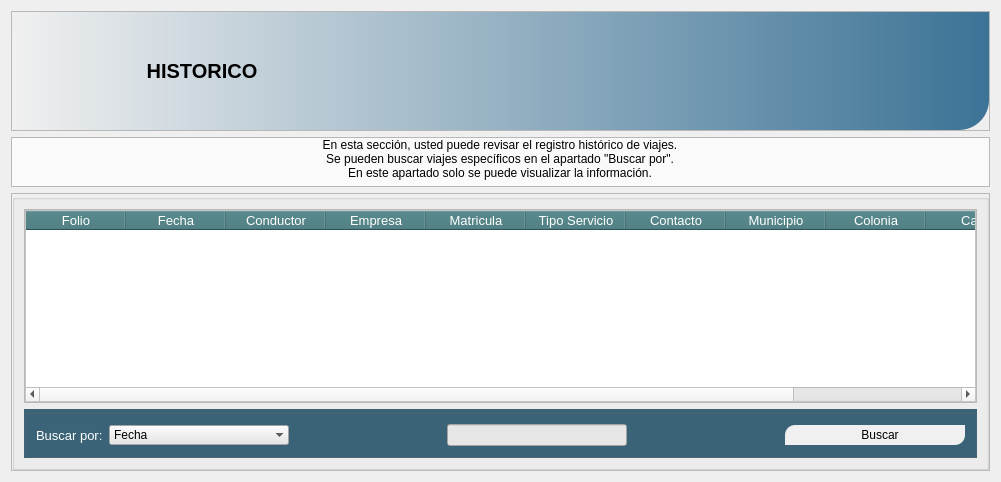
                <widget class="QWidget" name="pg_historico_2">
                 <layout class="QVBoxLayout" name="verticalLayout_50">
                  <item>
                   <widget class="QFrame" name="frame_64">
                    <property name="maximumSize">
                     <size>
                      <width>16777215</width>
                      <height>156</height>
                     </size>
                    </property>
                    <property name="frameShape">
                     <enum>QFrame::StyledPanel</enum>
                    </property>
                    <property name="frameShadow">
                     <enum>QFrame::Raised</enum>
                    </property>
                    <layout class="QVBoxLayout" name="verticalLayout_51">
                     <property name="spacing">
                      <number>0</number>
                     </property>
                     <property name="leftMargin">
                      <number>0</number>
                     </property>
                     <property name="topMargin">
                      <number>0</number>
                     </property>
                     <property name="rightMargin">
                      <number>0</number>
                     </property>
                     <property name="bottomMargin">
                      <number>0</number>
                     </property>
                     <item>
                      <widget class="QGroupBox" name="groupBox_40">
                       <property name="maximumSize">
                        <size>
                         <width>16777215</width>
                         <height>156</height>
                        </size>
                       </property>
                       <property name="font">
                        <font>
                         <family>Arial</family>
                         <pointsize>12</pointsize>
                         <weight>75</weight>
                         <bold>true</bold>
                        </font>
                       </property>
                       <property name="styleSheet">
                        <string notr="true">background-color: qlineargradient(spread:pad, x1:0, y1:0, x2:1, y2:0, stop:0 rgba(240, 240, 240, 255), stop:1 rgba(60, 115, 150, 255));
border-top-left-radius:30px;
 border-bottom-right-radius:30px;
</string>
                       </property>
                       <property name="title">
                        <string/>
                       </property>
                       <layout class="QHBoxLayout" name="horizontalLayout_34">
                        <item>
                         <widget class="QLabel" name="label_104">
                          <property name="minimumSize">
                           <size>
                            <width>100</width>
                            <height>100</height>
                           </size>
                          </property>
                          <property name="maximumSize">
                           <size>
                            <width>100</width>
                            <height>100</height>
                           </size>
                          </property>
                          <property name="styleSheet">
                           <string notr="true">background-color: rgba(0, 0, 0, 0);</string>
                          </property>
                          <property name="text">
                           <string/>
                          </property>
                          <property name="pixmap">
                           <pixmap>images/5234393.png</pixmap>
                          </property>
                          <property name="scaledContents">
                           <bool>true</bool>
                          </property>
                         </widget>
                        </item>
                        <item>
                         <widget class="QLabel" name="label_105">
                          <property name="minimumSize">
                           <size>
                            <width>150</width>
                            <height>0</height>
                           </size>
                          </property>
                          <property name="maximumSize">
                           <size>
                            <width>81</width>
                            <height>31</height>
                           </size>
                          </property>
                          <property name="font">
                           <font>
                            <pointsize>15</pointsize>
                            <weight>75</weight>
                            <bold>true</bold>
                           </font>
                          </property>
                          <property name="autoFillBackground">
                           <bool>false</bool>
                          </property>
                          <property name="styleSheet">
                           <string notr="true">background-color: rgba(0, 0, 0, 0);
color: rgb(0, 0, 0);</string>
                          </property>
                          <property name="text">
                           <string>HISTORICO</string>
                          </property>
                          <property name="alignment">
                           <set>Qt::AlignCenter</set>
                          </property>
                         </widget>
                        </item>
                        <item>
                         <spacer name="horizontalSpacer_45">
                          <property name="orientation">
                           <enum>Qt::Horizontal</enum>
                          </property>
                          <property name="sizeHint" stdset="0">
                           <size>
                            <width>607</width>
                            <height>20</height>
                           </size>
                          </property>
                         </spacer>
                        </item>
                        <item>
                         <widget class="QLabel" name="label_106">
                          <property name="sizePolicy">
                           <sizepolicy hsizetype="Expanding" vsizetype="Expanding">
                            <horstretch>0</horstretch>
                            <verstretch>0</verstretch>
                           </sizepolicy>
                          </property>
                          <property name="minimumSize">
                           <size>
                            <width>90</width>
                            <height>90</height>
                           </size>
                          </property>
                          <property name="maximumSize">
                           <size>
                            <width>90</width>
                            <height>90</height>
                           </size>
                          </property>
                          <property name="styleSheet">
                           <string notr="true">background-color: rgba(0, 0, 0,0);</string>
                          </property>
                          <property name="text">
                           <string/>
                          </property>
                          <property name="pixmap">
                           <pixmap>images/5234473.png</pixmap>
                          </property>
                          <property name="scaledContents">
                           <bool>true</bool>
                          </property>
                          <property name="alignment">
                           <set>Qt::AlignCenter</set>
                          </property>
                         </widget>
                        </item>
                       </layout>
                      </widget>
                     </item>
                    </layout>
                   </widget>
                  </item>
                  <item>
                   <widget class="QFrame" name="frame_65">
                    <property name="maximumSize">
                     <size>
                      <width>16777215</width>
                      <height>90</height>
                     </size>
                    </property>
                    <property name="frameShape">
                     <enum>QFrame::StyledPanel</enum>
                    </property>
                    <property name="frameShadow">
                     <enum>QFrame::Raised</enum>
                    </property>
                    <layout class="QGridLayout" name="gridLayout_46">
                     <property name="leftMargin">
                      <number>0</number>
                     </property>
                     <property name="topMargin">
                      <number>0</number>
                     </property>
                     <property name="rightMargin">
                      <number>0</number>
                     </property>
                     <property name="bottomMargin">
                      <number>0</number>
                     </property>
                     <property name="spacing">
                      <number>0</number>
                     </property>
                     <item row="0" column="0">
                      <widget class="QGroupBox" name="groupBox_41">
                       <property name="minimumSize">
                        <size>
                         <width>0</width>
                         <height>0</height>
                        </size>
                       </property>
                       <property name="maximumSize">
                        <size>
                         <width>16777215</width>
                         <height>90</height>
                        </size>
                       </property>
                       <property name="font">
                        <font>
                         <pointsize>10</pointsize>
                        </font>
                       </property>
                       <property name="styleSheet">
                        <string notr="true">background-color: rgb(250, 250, 250);
border:none;</string>
                       </property>
                       <property name="title">
                        <string/>
                       </property>
                       <layout class="QHBoxLayout" name="horizontalLayout_35" stretch="0">
                        <property name="spacing">
                         <number>0</number>
                        </property>
                        <property name="leftMargin">
                         <number>0</number>
                        </property>
                        <property name="topMargin">
                         <number>0</number>
                        </property>
                        <property name="rightMargin">
                         <number>0</number>
                        </property>
                        <property name="bottomMargin">
                         <number>6</number>
                        </property>
                        <item>
                         <widget class="QLabel" name="label_107">
                          <property name="minimumSize">
                           <size>
                            <width>0</width>
                            <height>0</height>
                           </size>
                          </property>
                          <property name="maximumSize">
                           <size>
                            <width>900</width>
                            <height>90</height>
                           </size>
                          </property>
                          <property name="styleSheet">
                           <string notr="true">border-bottom-left-radius:50px;
 border-top-right-radius:50px;
</string>
                          </property>
                          <property name="text">
                           <string>&lt;html&gt;&lt;head/&gt;&lt;body&gt;&lt;p align=&quot;center&quot;&gt;En esta sección, usted puede revisar el registro histórico de viajes.&lt;br/&gt;Se pueden buscar viajes específicos en el apartado &amp;quot;Buscar por&amp;quot;.&lt;br/&gt;En este apartado solo se puede visualizar la información.&lt;/p&gt;&lt;/body&gt;&lt;/html&gt;</string>
                          </property>
                         </widget>
                        </item>
                       </layout>
                      </widget>
                     </item>
                    </layout>
                   </widget>
                  </item>
                  <item>
                   <widget class="QFrame" name="frame_66">
                    <property name="frameShape">
                     <enum>QFrame::StyledPanel</enum>
                    </property>
                    <property name="frameShadow">
                     <enum>QFrame::Raised</enum>
                    </property>
                    <layout class="QGridLayout" name="gridLayout_47">
                     <property name="leftMargin">
                      <number>0</number>
                     </property>
                     <property name="topMargin">
                      <number>0</number>
                     </property>
                     <property name="rightMargin">
                      <number>0</number>
                     </property>
                     <property name="bottomMargin">
                      <number>0</number>
                     </property>
                     <property name="spacing">
                      <number>0</number>
                     </property>
                     <item row="0" column="0">
                      <widget class="QGroupBox" name="groupBox_42">
                       <property name="font">
                        <font>
                         <pointsize>10</pointsize>
                        </font>
                       </property>
                       <property name="title">
                        <string/>
                       </property>
                       <layout class="QVBoxLayout" name="verticalLayout_52">
                        <item>
                         <widget class="QFrame" name="frame_67">
                          <property name="frameShape">
                           <enum>QFrame::StyledPanel</enum>
                          </property>
                          <property name="frameShadow">
                           <enum>QFrame::Raised</enum>
                          </property>
                          <layout class="QGridLayout" name="gridLayout_48">
                           <property name="leftMargin">
                            <number>0</number>
                           </property>
                           <property name="topMargin">
                            <number>0</number>
                           </property>
                           <property name="rightMargin">
                            <number>0</number>
                           </property>
                           <property name="bottomMargin">
                            <number>0</number>
                           </property>
                           <property name="spacing">
                            <number>0</number>
                           </property>
                           <item row="0" column="0">
                            <widget class="QTableWidget" name="tabla_historico_2">
                             <property name="styleSheet">
                              <string notr="true">QTableWidget{
	background-color: rgb(255, 255, 255);
	color: rgb(0, 0, 0);
}
QHeaderView::section{
	background-color: rgb(60, 115, 120);
	color: rgb(255, 255, 255);
	font-size:10pt;
}</string>
                             </property>
                             <column>
                              <property name="text">
                               <string>Folio</string>
                              </property>
                             </column>
                             <column>
                              <property name="text">
                               <string>Fecha</string>
                              </property>
                             </column>
                             <column>
                              <property name="text">
                               <string>Conductor</string>
                              </property>
                             </column>
                             <column>
                              <property name="text">
                               <string>Empresa</string>
                              </property>
                             </column>
                             <column>
                              <property name="text">
                               <string>Matricula</string>
                              </property>
                             </column>
                             <column>
                              <property name="text">
                               <string>Tipo Servicio</string>
                              </property>
                             </column>
                             <column>
                              <property name="text">
                               <string>Contacto</string>
                              </property>
                             </column>
                             <column>
                              <property name="text">
                               <string>Municipio</string>
                              </property>
                             </column>
                             <column>
                              <property name="text">
                               <string>Colonia</string>
                              </property>
                             </column>
                             <column>
                              <property name="text">
                               <string>Calle</string>
                              </property>
                             </column>
                             <column>
                              <property name="text">
                               <string>Cel. Contacto</string>
                              </property>
                             </column>
                            </widget>
                           </item>
                          </layout>
                         </widget>
                        </item>
                        <item>
                         <widget class="QGroupBox" name="groupBox_43">
                          <property name="minimumSize">
                           <size>
                            <width>0</width>
                            <height>40</height>
                           </size>
                          </property>
                          <property name="styleSheet">
                           <string notr="true">background-color: rgb(60, 100, 120);</string>
                          </property>
                          <property name="title">
                           <string/>
                          </property>
                          <layout class="QHBoxLayout" name="horizontalLayout_36">
                           <item>
                            <widget class="QLabel" name="label_108">
                             <property name="font">
                              <font>
                               <pointsize>10</pointsize>
                              </font>
                             </property>
                             <property name="styleSheet">
                              <string notr="true">color: rgb(255, 255, 255);</string>
                             </property>
                             <property name="text">
                              <string>Buscar por:</string>
                             </property>
                            </widget>
                           </item>
                           <item>
                            <widget class="QComboBox" name="cbx_buscar_historico_2">
                             <property name="minimumSize">
                              <size>
                               <width>180</width>
                               <height>0</height>
                              </size>
                             </property>
                             <property name="styleSheet">
                              <string notr="true">background-color: rgb(230, 230, 230);</string>
                             </property>
                             <property name="frame">
                              <bool>false</bool>
                             </property>
                             <item>
                              <property name="text">
                               <string>Fecha</string>
                              </property>
                             </item>
                             <item>
                              <property name="text">
                               <string>No. Semana</string>
                              </property>
                             </item>
                            </widget>
                           </item>
                           <item>
                            <spacer name="horizontalSpacer_46">
                             <property name="orientation">
                              <enum>Qt::Horizontal</enum>
                             </property>
                             <property name="sizeHint" stdset="0">
                              <size>
                               <width>119</width>
                               <height>18</height>
                              </size>
                             </property>
                            </spacer>
                           </item>
                           <item>
                            <widget class="QLineEdit" name="ledt_buscar_historico_2">
                             <property name="minimumSize">
                              <size>
                               <width>180</width>
                               <height>0</height>
                              </size>
                             </property>
                             <property name="styleSheet">
                              <string notr="true">background-color: rgb(230, 230, 230);</string>
                             </property>
                             <property name="alignment">
                              <set>Qt::AlignCenter</set>
                             </property>
                            </widget>
                           </item>
                           <item>
                            <spacer name="horizontalSpacer_47">
                             <property name="orientation">
                              <enum>Qt::Horizontal</enum>
                             </property>
                             <property name="sizeHint" stdset="0">
                              <size>
                               <width>119</width>
                               <height>18</height>
                              </size>
                             </property>
                            </spacer>
                           </item>
                           <item>
                            <widget class="QPushButton" name="btn_buscar_historico_2">
                             <property name="minimumSize">
                              <size>
                               <width>180</width>
                               <height>20</height>
                              </size>
                             </property>
                             <property name="layoutDirection">
                              <enum>Qt::LeftToRight</enum>
                             </property>
                             <property name="styleSheet">
                              <string notr="true">QPushButton{
	border-top-left-radius:10px;
	border-bottom-right-radius:10px;
	
	background-color: rgb(240, 240, 240);
}
QPushButton:hover{
	background-color: rgb(205, 205, 205);
}
</string>
                             </property>
                             <property name="text">
                              <string>   Buscar</string>
                             </property>
                             <property name="icon">
                              <iconset>
                               <normaloff>images/751381.png</normaloff>images/751381.png</iconset>
                             </property>
                            </widget>
                           </item>
                          </layout>
                         </widget>
                        </item>
                       </layout>
                      </widget>
                     </item>
                    </layout>
                   </widget>
                  </item>
                 </layout>
                </widget>
